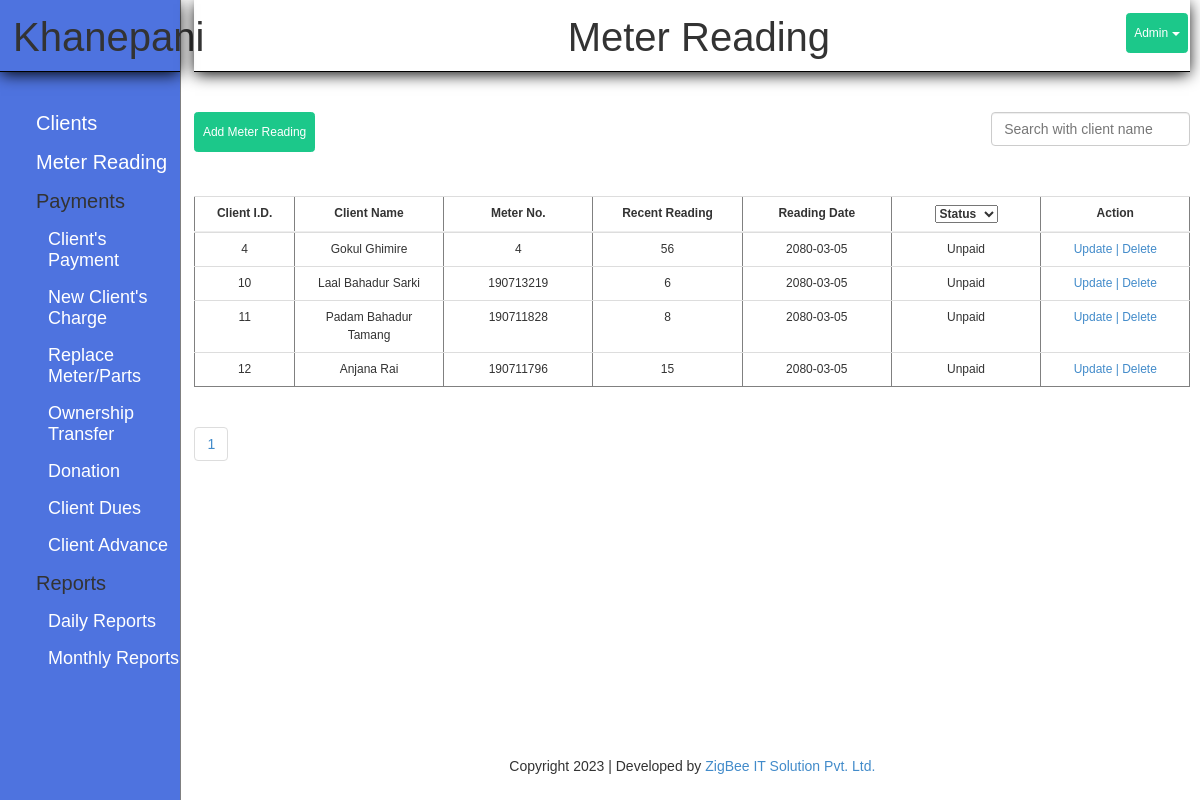
The app's page /index.php?page=meter&date=2080-03-05 (signed in) with its own data.
### tables this page shows
CREATE TABLE `meter` (
  `mid` int(11) NOT NULL,
  `cid` int(11) NOT NULL,
  `reading` varchar(11) NOT NULL,
  `read_date` varchar(10) NOT NULL,
  `status` varchar(10) NOT NULL DEFAULT 'unpaid'
);

CREATE TABLE `client` (
  `id` int(11) NOT NULL,
  `name` varchar(30) NOT NULL,
  `phone` bigint(11) NOT NULL,
  `joinned` date DEFAULT NULL,
  `gharnum` varchar(10) DEFAULT NULL,
  `area` varchar(20) NOT NULL,
  `meter` varchar(15) NOT NULL,
  `address` varchar(20) NOT NULL,
  `father` varchar(30) DEFAULT NULL,
  `mother` varchar(30) DEFAULT NULL,
  `grandfather` varchar(50) DEFAULT NULL,
  `remark` text DEFAULT NULL
);

### modules/meter/function.php (called while the page is built, shortened)
<?php
	class MeterModel{
		function getAll()
		{
			global $con;
			global $pageno;
			if (isset($_GET['pageno'])) {
	            $pageno = $_GET['pageno'];
	        } else {
	            $pageno = 1;
	        }
	        $no_of_records_per_page = 100;
	        $offset = ($pageno-1) * $no_of_records_per_page;
	        $total_pages_sql = "SELECT COUNT(*) FROM meter WHERE read_date='".$_GET['date']."'";
	        $result = mysqli_query($con,$total_pages_sql);
	        $total_rows = mysqli_fetch_array($result)[0];
	        $total_pages = ceil($total_rows / $no_of_records_per_page);
			if (isset($_GET['date'])){
				$date = $_GET['date'];
				$sql = "SELECT meter.*, client.*
					FROM meter
					INNER JOIN client
					ON meter.cid=client.id WHERE read_date='$date' LIMIT $offset, $no_of_records_per_page";
			}else{
				$sql = "SELECT meter.*, client.*
					FROM meter
					INNER JOIN client
					ON meter.cid=client.id LIMIT $offset, $no_of_records_per_page";
			}
			$rs = mysqli_query($con, $sql);
			$final = array();
			while($row = mysqli_fetch_assoc($rs))
			{
				$final[] = $row;
			}
			return $final;
		}
	}
?>

### modules/meter/view.php (the view, shortened to what this page needs)
<h1 class="title">Meter Reading</h1>
<?php
$data = $meter->getAll();
global $total_pages;
?>
<a href="?page=meter_form" class="btn">Add Meter Reading</a>
<?php
	if($_GET['date']!=''){
 ?>
<input type="text" class="form-control search  meter" name="search" id="search" placeholder="Search with client name">
<table border="1" width="100%" class="table first" >
	<tr>
		<th style="width: 10% !important;">Client I.D.</th>
		<th>Client Name</th>
		<th>Meter No.</th>
		<th>Recent Reading</th>
		<th>Reading Date</th>
		<th>
			<select name="status" id="status">
				<option value="">Status</option>
			</select>
		</th>
		<th>Action</th>
	</tr>
</table>
<div  id="result_meter">
	<table border="1" width="100%" class="table second" >
	<?php
	foreach($data as $d)
	{ ?>
		<tr>
			<td  style="width: 10% !important;"> <?php echo $d['cid']; ?> </td>
			<td>
				<?php
					echo $d['name'];
				 ?>
			</td>
			<td> <?php echo $d['meter']; ?> </td>
			<td> <?php echo $d['reading']; ?> </td>
			<td id="read_date"> <?php echo $d['read_date']; ?> </td>
			<td>
				<?php echo $d['status']; ?>
			</td>
			<td>
				<?php if ($d['status']=='paid') {
					echo '<a href="#" onclick="return false;" class="disabled"> Update </a>';
				} else { ?>
					<a href="?page=meter_update&mid=<?php echo $d['mid']; ?>&cid=<?php echo $d['cid']; ?>">
						Update |
					</a>
					<a onclick="return confirm('Do you want to delete?');" href="?page=meter&del_id=<?php echo $d['mid']; ?>">
					Delete
				</a>
				<?php } ?>
			</td>
		</tr>
	<?php
	}
	?>
</div>
    <ul class="pagination">
 		<?php
        	for ($i=1;$i<=$total_pages; $i=$i+1) { ?>
        		<li>
		            <a href="<?php  echo "?page=meter&date=".$_GET['date']."&pageno=".$i;  ?>"><?php echo $i; ?></a>
		        </li>
        <?php	}
         ?>
    </ul>
 <?php
}
?>

### style.css (style rules this page uses)
* { margin: 0px; padding: 0px; }
body { font-family: arial; }
a { text-decoration: none !important; }
.title { border-bottom: 1px solid black; box-shadow: 0px 3px 15px -1px #000; padding: 15px 0px 12px 13px; margin: 0px 0px 40px 0px; text-align: center; font-size: 40px; }
table { border-collapse: collapse; margin-top: 5vh; }
table td, th { padding: 4px; text-align: center; }
.btn { color: #fff; background-color: #1cc88a; border-color: #1cc88a; padding: 1rem .75rem; font-size: 1vw !important; line-height: 1.5; border-radius: .35rem; cursor: pointer; margin-right: 1vw; }
.search { width: 20%; float: right; }
.meter { margin-bottom: 50px; }
.table tr td { text-transform: capitalize; }
table tr,table th, table td { font-size: 1vw; }
.first { border-bottom: none; margin-bottom: 0; }
.second { margin-top:0; }
.first td, .first th, .second td, .second th { width: 10vw; }
#result_meter { min-height: 65.5vh; }

### records on screen
meter: cid "4", cid.name "Gokul Ghimire", cid.meter "4", reading "56", read_date "2080-03-05", status "Unpaid"
meter: cid "10", cid.name "Laal Bahadur Sarki", cid.meter "190713219", reading "6", read_date "2080-03-05", status "Unpaid"
meter: cid "11", cid.name "Padam Bahadur Tamang", cid.meter "190711828", reading "8", read_date "2080-03-05", status "Unpaid"
meter: cid "12", cid.name "Anjana Rai", cid.meter "190711796", reading "15", read_date "2080-03-05", status "Unpaid"

### other values on screen
$i "1"
